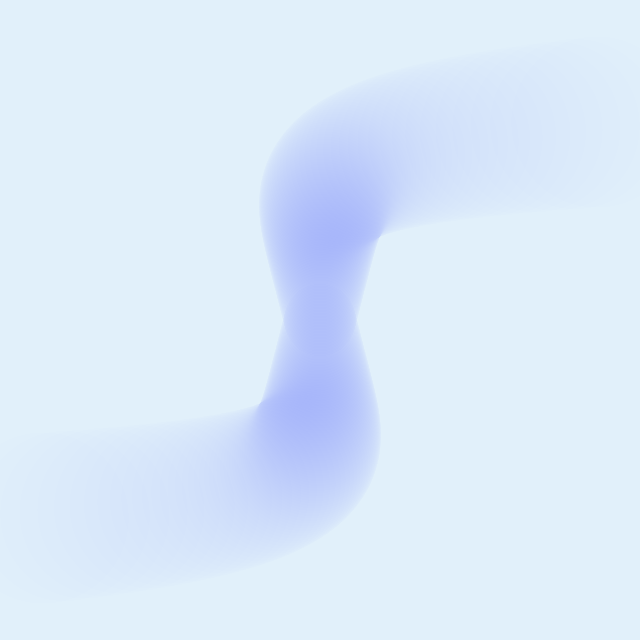
Frame 1 (no input)
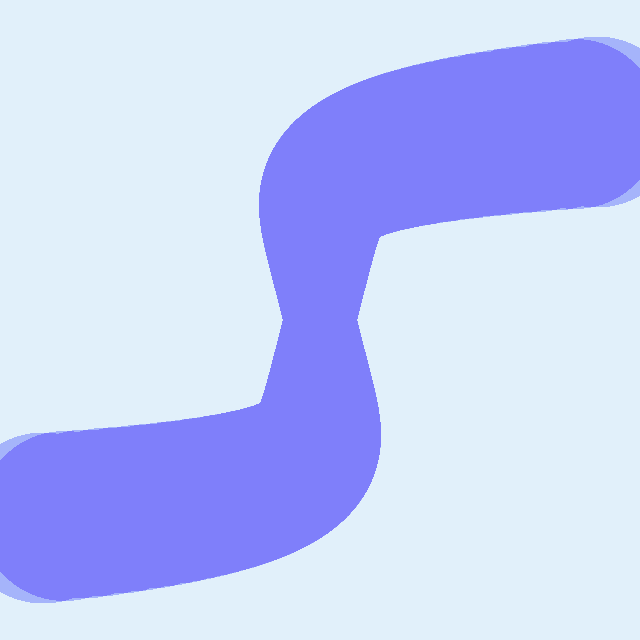
Frame 60 (the mouse pressed at the canvas centre just before this capture)
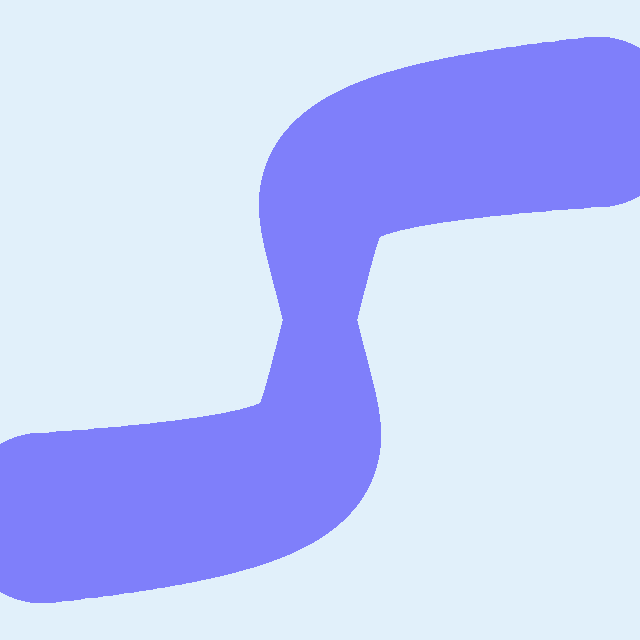
Frame 120 (the mouse held since frame 60 and released just before this capture)

The Processing sketch that drew these frames (run headless with seeded random() and noise(); from frame 60 on, the mouse is pressed at the canvas centre):

// Processing sketch: processing_137525
// ── processing_137525.pde

float x,y;
float n;
int i;

void setup(){
size(640,640);
background(225,240,250);
}

void draw(){
  //line
  fill(255);
 for (int x = 0; x < 100; x++) {
  float n = norm(x, 0.0, 100.0); 
  float y = pow(n, 8); 
  y *= 100; 
  noStroke();
 // fill(y,2*x,255,1);
  rectMode(CENTER);
 
  fill(y/5+50,120,250,1);
  ellipse(320+y*3,320-x*2, 72+x,72+x);
  ellipse(320-y*3,320+x*2, 72+x,72+x);

  //point(x*2,y*2);
 }
}
